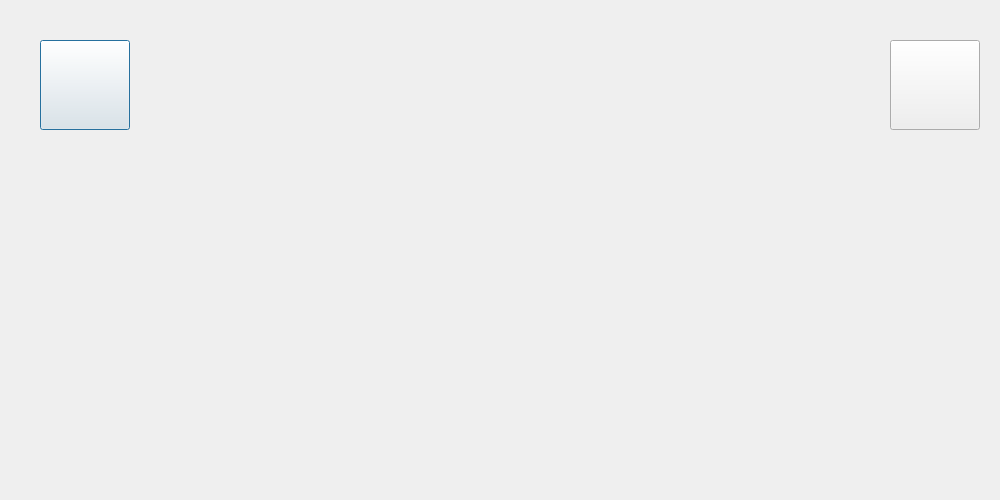
<?xml version="1.0" encoding="UTF-8"?>
<ui version="4.0">
 <class>WholeTrackDlg</class>
 <widget class="QDialog" name="WholeTrackDlg">
  <property name="geometry">
   <rect>
    <x>0</x>
    <y>0</y>
    <width>1000</width>
    <height>500</height>
   </rect>
  </property>
  <property name="windowTitle">
   <string>媒体库</string>
  </property>
  <widget class="CButton" name="btnReturn">
   <property name="geometry">
    <rect>
     <x>40</x>
     <y>40</y>
     <width>90</width>
     <height>90</height>
    </rect>
   </property>
   <property name="autoFillBackground">
    <bool>false</bool>
   </property>
   <property name="styleSheet">
    <string notr="true">border-image: url(:/img/btnReturn.png);</string>
   </property>
   <property name="text">
    <string/>
   </property>
   <property name="iconSize">
    <size>
     <width>100</width>
     <height>100</height>
    </size>
   </property>
   <property name="flat">
    <bool>false</bool>
   </property>
  </widget>
  <widget class="CLabel" name="labelTitle">
   <property name="geometry">
    <rect>
     <x>260</x>
     <y>48</y>
     <width>420</width>
     <height>60</height>
    </rect>
   </property>
   <property name="text">
    <string/>
   </property>
   <property name="alignment">
    <set>Qt::AlignLeading|Qt::AlignLeft|Qt::AlignVCenter</set>
   </property>
  </widget>
  <widget class="CButton" name="btnPlay">
   <property name="geometry">
    <rect>
     <x>890</x>
     <y>40</y>
     <width>90</width>
     <height>90</height>
    </rect>
   </property>
   <property name="autoFillBackground">
    <bool>false</bool>
   </property>
   <property name="styleSheet">
    <string notr="true">border-image: url(:/img/btnPlay.png);</string>
   </property>
   <property name="text">
    <string/>
   </property>
   <property name="iconSize">
    <size>
     <width>120</width>
     <height>120</height>
    </size>
   </property>
   <property name="flat">
    <bool>false</bool>
   </property>
  </widget>
 </widget>
 <customwidgets>
  <customwidget>
   <class>CLabel</class>
   <extends>QLabel</extends>
   <header location="global">label.h</header>
  </customwidget>
  <customwidget>
   <class>CButton</class>
   <extends>QPushButton</extends>
   <header location="global">button.h</header>
  </customwidget>
 </customwidgets>
 <resources/>
 <connections/>
</ui>
